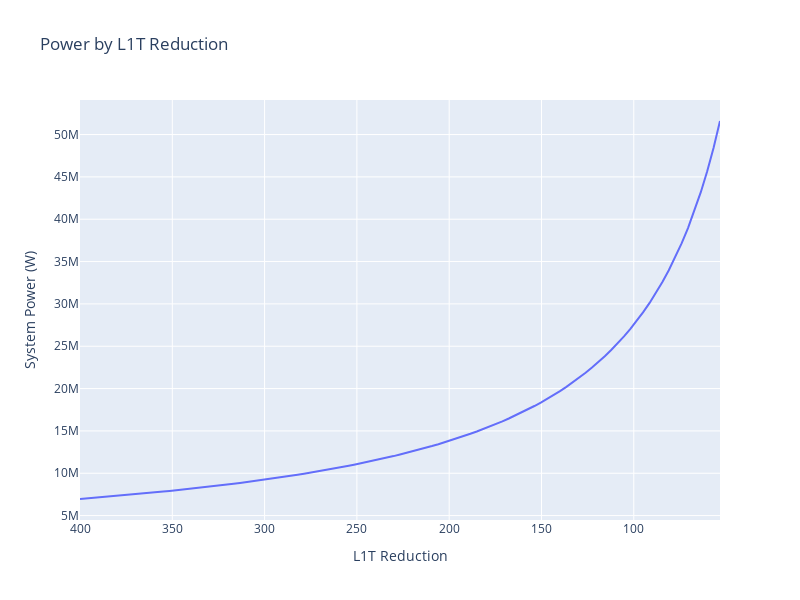

The notebook cell this image was saved under:
### Markdown cell above
## next - calibrate the level of the current L1T vs. HLT skill

### Code cell
fig = go.Figure(data =
    go.Scatter(
        y=power[1],
        x=l1t_reductions, # horizontal axis
    ))
fig.update_layout(width = 800, 
                  height = 600,
                  title = "Power by L1T Reduction",
                  xaxis_title = "L1T Reduction",
                  yaxis_title = "System Power (W)")
fig.update_xaxes(autorange="reversed")
fig.show()
